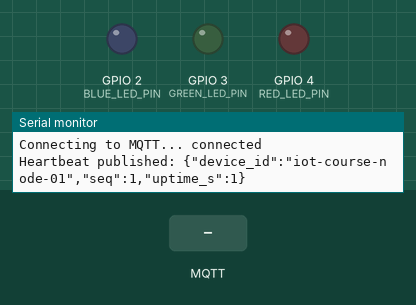
Recording of a sketch running on a simulated ESP32. Shown: output pins drawn as LEDs (lit = HIGH), the last lines printed to the serial monitor. Inputs (shaded band) come from the test bench. WiFi joins after 1.5 s; servers stay silent unless stated; no MQTT or app messages arrive unless stated.

Above: at 2.3 s.
2.4 s: MQTT message "1" arrives on the first subscribed topic
At 3.7 s:
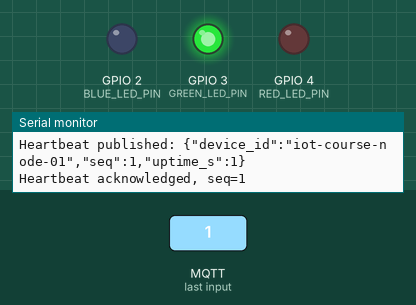
6.9 s: MQTT message "2" arrives on the first subscribed topic
At 11.62 s:
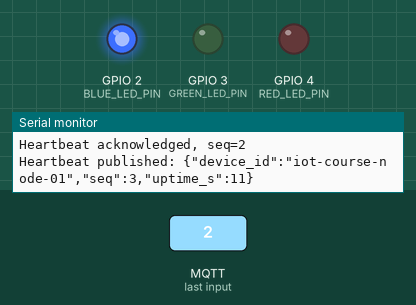
Timing chart, 0 to 13.2 s (numbered marks = the images above; inputs shaded):
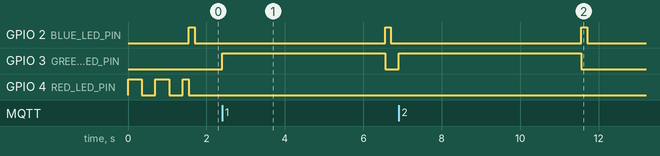

The sketch:

led_interface.ino
```cpp
#include <WiFi.h>
#include <PubSubClient.h>
#include <string.h>
#include <stdlib.h>

// ============================================================
// Configuration: change these constants for your device
// ============================================================

// Wi-Fi
const char* WIFI_SSID = "enet";
const char* WIFI_PASSWORD = "mhuw5924?";

// MQTT
const char* DEVICE_ID = "iot-course-node-01";
const char* MQTT_HOST = "broker.emqx.io";
constexpr uint16_t MQTT_PORT = 1883;
const char* MQTT_TOPIC_PREFIX = "iot-course";
const char* MQTT_ONLINE_MESSAGE = "online";
const char* MQTT_OFFLINE_MESSAGE = "offline";
const char* MQTT_RESYNC_COMMAND = "resync";

// Hardware: 3 separate LEDs with individual resistors to GND
constexpr uint8_t RED_LED_PIN = 4;
constexpr uint8_t BLUE_LED_PIN = 2;
constexpr uint8_t GREEN_LED_PIN = 3;
constexpr bool LED_ACTIVE_HIGH = true;

// Intervals and buffers
constexpr unsigned long SERIAL_BAUD_RATE = 115200;
constexpr unsigned long WIFI_RETRY_MS = 7000;
constexpr unsigned long MQTT_RETRY_MS = 3000;
constexpr unsigned long HEARTBEAT_INTERVAL_MS = 5000;
constexpr unsigned long RED_BLINK_HALF_PERIOD_MS = 350;
constexpr unsigned long BLUE_FLASH_MS = 150;
constexpr unsigned long SYNC_ACK_MAX_AGE_MS = 10000;
constexpr size_t MQTT_TOPIC_BUFFER_SIZE = 128;
constexpr size_t MQTT_PAYLOAD_BUFFER_SIZE = 160;
constexpr size_t MQTT_INCOMING_BUFFER_SIZE = 40;

// ============================================================
// Runtime state
// ============================================================

WiFiClient wifiClient;
PubSubClient mqttClient(wifiClient);

char statusTopic[MQTT_TOPIC_BUFFER_SIZE];
char heartbeatTopic[MQTT_TOPIC_BUFFER_SIZE];
char ackTopic[MQTT_TOPIC_BUFFER_SIZE];
char commandTopic[MQTT_TOPIC_BUFFER_SIZE];

unsigned long lastWifiAttemptAt = 0;
unsigned long lastMqttAttemptAt = 0;
unsigned long lastHeartbeatAt = 0;
unsigned long lastBlueFlashAt = 0;
unsigned long lastAckAt = 0;

uint32_t lastSentSeq = 0;
bool blueFlashStarted = false;
bool synced = false;
bool resyncRequested = false;

// ============================================================
// Hardware indicators
// ============================================================

void setLed(uint8_t pin, bool enabled) {
  digitalWrite(pin, (enabled == LED_ACTIVE_HIGH) ? HIGH : LOW);
}

void updateIndicators(unsigned long now) {
  const bool wifiConnected = WiFi.status() == WL_CONNECTED;
  const bool mqttConnected = wifiConnected && mqttClient.connected();

  // RED: blink if Wi-Fi is missing; steady if MQTT is missing.
  bool redOn = false;
  if (!wifiConnected) {
    redOn = (now / RED_BLINK_HALF_PERIOD_MS) % 2 == 0;
  } else if (!mqttConnected) {
    redOn = true;
  }

  // BLUE: short pulse each time a heartbeat is published.
  const bool blueOn = mqttConnected && blueFlashStarted &&
                      (now - lastBlueFlashAt < BLUE_FLASH_MS);

  // GREEN: current heartbeat was acknowledged by a Python app.
  const bool greenOn = mqttConnected && synced &&
                       (now - lastAckAt < SYNC_ACK_MAX_AGE_MS);

  setLed(RED_LED_PIN, redOn);
  setLed(BLUE_LED_PIN, blueOn);
  setLed(GREEN_LED_PIN, greenOn);
}

// ============================================================
// MQTT application protocol
// ============================================================

void publishHeartbeat(unsigned long now) {
  if (!mqttClient.connected()) return;

  const uint32_t nextSeq = lastSentSeq + 1;
  char payload[MQTT_PAYLOAD_BUFFER_SIZE];
  snprintf(payload, sizeof(payload),
           "{\"device_id\":\"%s\",\"seq\":%lu,\"uptime_s\":%lu}",
           DEVICE_ID,
           static_cast<unsigned long>(nextSeq),
           static_cast<unsigned long>(now / 1000));

  // The telemetry itself is NOT retained (only status is retained).
  if (mqttClient.publish(heartbeatTopic, payload, false)) {
    lastSentSeq = nextSeq;
    lastHeartbeatAt = now;
    lastBlueFlashAt = now;
    blueFlashStarted = true;

    // A NEW message needs a NEW acknowledgment.
    synced = false;
    Serial.print("Heartbeat published: ");
    Serial.println(payload);
  } else {
    synced = false;
    Serial.println("Heartbeat publish failed");
  }
}

void mqttCallback(char* topic, byte* payload, unsigned int length) {
  if (length == 0 || length >= MQTT_INCOMING_BUFFER_SIZE) return;

  char text[MQTT_INCOMING_BUFFER_SIZE];
  memcpy(text, payload, length);
  text[length] = '\0';

  if (strcmp(topic, ackTopic) == 0) {
    // Application-level ACK is a decimal seq of the last heartbeat.
    char* end = nullptr;
    const unsigned long ackSeq = strtoul(text, &end, 10);
    if (text[0] != '\0' && *end == '\0' && lastSentSeq != 0 &&
        ackSeq == lastSentSeq) {
      synced = true;
      lastAckAt = millis();
      Serial.print("Heartbeat acknowledged, seq=");
      Serial.println(ackSeq);
    } else {
      Serial.print("Ignored stale/invalid ACK: ");
      Serial.println(text);
    }
  } else if (strcmp(topic, commandTopic) == 0) {
    if (strcmp(text, MQTT_RESYNC_COMMAND) == 0) {
      // Process outside the callback, after mqttClient.loop().
      resyncRequested = true;
      Serial.println("Remote resync requested");
    }
  }
}

// ============================================================
// Network connection/reconnection
// ============================================================

void tryReconnectWiFi(unsigned long now) {
  if (now - lastWifiAttemptAt < WIFI_RETRY_MS) return;
  lastWifiAttemptAt = now;
  Serial.println("Wi-Fi disconnected; trying to reconnect...");
  WiFi.reconnect();
}

void tryConnectMQTT(unsigned long now) {
  if (now - lastMqttAttemptAt < MQTT_RETRY_MS) return;
  lastMqttAttemptAt = now;

  Serial.print("Connecting to MQTT... ");
  const bool connected = mqttClient.connect(
      DEVICE_ID,
      statusTopic,
      0,                   // Last Will QoS
      true,                // Retain Last Will
      MQTT_OFFLINE_MESSAGE // Last Will content
  );

  if (!connected) {
    Serial.print("failed, state=");
    Serial.println(mqttClient.state());
    return;
  }

  Serial.println("connected");
  mqttClient.subscribe(ackTopic);
  mqttClient.subscribe(commandTopic);
  mqttClient.publish(statusTopic, MQTT_ONLINE_MESSAGE, true);

  synced = false;
  resyncRequested = false;
  publishHeartbeat(millis());
}

// ============================================================
// Arduino entry points
// ============================================================

void setup() {
  Serial.begin(SERIAL_BAUD_RATE);

  pinMode(RED_LED_PIN, OUTPUT);
  pinMode(BLUE_LED_PIN, OUTPUT);
  pinMode(GREEN_LED_PIN, OUTPUT);
  setLed(RED_LED_PIN, false);
  setLed(BLUE_LED_PIN, false);
  setLed(GREEN_LED_PIN, false);

  snprintf(statusTopic, sizeof(statusTopic), "%s/%s/status", MQTT_TOPIC_PREFIX, DEVICE_ID);
  snprintf(heartbeatTopic, sizeof(heartbeatTopic), "%s/%s/heartbeat", MQTT_TOPIC_PREFIX, DEVICE_ID);
  snprintf(ackTopic, sizeof(ackTopic), "%s/%s/sync/ack", MQTT_TOPIC_PREFIX, DEVICE_ID);
  snprintf(commandTopic, sizeof(commandTopic), "%s/%s/command", MQTT_TOPIC_PREFIX, DEVICE_ID);

  mqttClient.setServer(MQTT_HOST, MQTT_PORT);
  mqttClient.setCallback(mqttCallback);

  WiFi.mode(WIFI_STA);
  WiFi.setAutoReconnect(true);
  WiFi.begin(WIFI_SSID, WIFI_PASSWORD);
  lastWifiAttemptAt = millis();
  lastMqttAttemptAt = millis() - MQTT_RETRY_MS;

  Serial.println("IoT course, stage 2: MQTT status LEDs + application ACK");
  Serial.print("Device: ");
  Serial.println(DEVICE_ID);
}

void loop() {
  const unsigned long now = millis();

  if (WiFi.status() != WL_CONNECTED) {
    synced = false;
    tryReconnectWiFi(now);

  } else if (!mqttClient.connected()) {
    synced = false;
    tryConnectMQTT(now);

  } else {
    mqttClient.loop();

    const unsigned long current = millis();

    if (resyncRequested) {
      resyncRequested = false;
      publishHeartbeat(current);

    } else if (current - lastHeartbeatAt >= HEARTBEAT_INTERVAL_MS) {
      publishHeartbeat(current);
    }
  }

  // Update hardware indicators once per iteration.
  updateIndicators(millis());
}
```

Measured:
- after the input at 2.4 s, GPIO 3 (GREEN_LED_PIN): LOW → HIGH at once, → LOW 4.2 s later
- after the input at 6.9 s, GPIO 3 (GREEN_LED_PIN): LOW → HIGH at once, → LOW 4.7 s later
